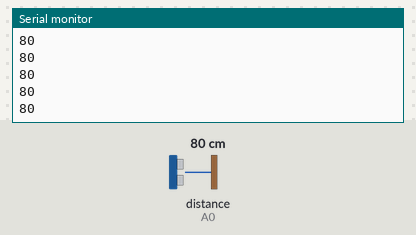
Simulated run of this sketch. Board: Arduino Uno, built with avr-gcc and run on an emulated ATmega328P. Parts: the last lines printed to the serial monitor. Wiring (inferred from the names in the program): ultrasonic range finder: trigger A1; echo A0. Inputs (shaded band) come from the test bench; at power-on: distance to the obstacle (sensor on A0) 80 cm. The echo pulse lasts 58.3 µs per cm.

Above: at 1.2 s.
1.3 s: distance to the obstacle (sensor on A0) set to 2 cm
At 1.37 s:
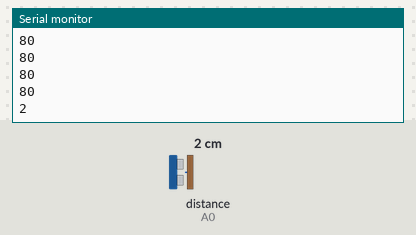
2.8 s: distance to the obstacle (sensor on A0) set to 4 cm
At 2.89 s:
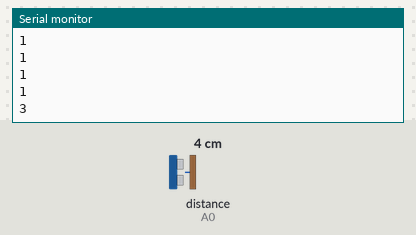
Timing chart, 0 to 5.8 s (numbered marks = the images above; inputs shaded):
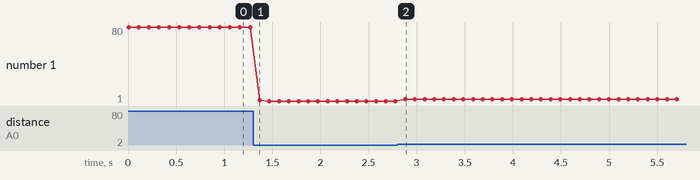

The sketch:

ultrasonic.ino
```cpp
#define TRIGGER_PIN A1
#define ECHO_PIN A0

void init_ultrasonic(){
    pinMode(TRIGGER_PIN,OUTPUT);
    pinMode(ECHO_PIN,INPUT);
}
bool is_ultrasonic(){
    // return true if cone is ahead.
    long duration, cm;
    digitalWrite(TRIGGER_PIN,HIGH);
    delayMicroseconds(10);
    digitalWrite(TRIGGER_PIN,LOW);
    duration = pulseIn(ECHO_PIN,HIGH);
    cm = duration/29/2;
    Serial.println(cm);

    if (cm<=15) {
      return true;
    } else {
      return false;
    }
}
void setup(){
    Serial.begin(9600);
    init_ultrasonic();
}
void loop(){
    is_ultrasonic();
    delay(100);
}
```

Measured:
- after the input at 1.3 s, the serial monitor: prints a new line after 0.07 s (image 1)
- after the input at 2.8 s, the serial monitor: prints a new line after 0.08 s (image 2)
- plotted number 1: 80 → 1 after the input at 1.3 s, 1 → 3 after the input at 2.8 s
